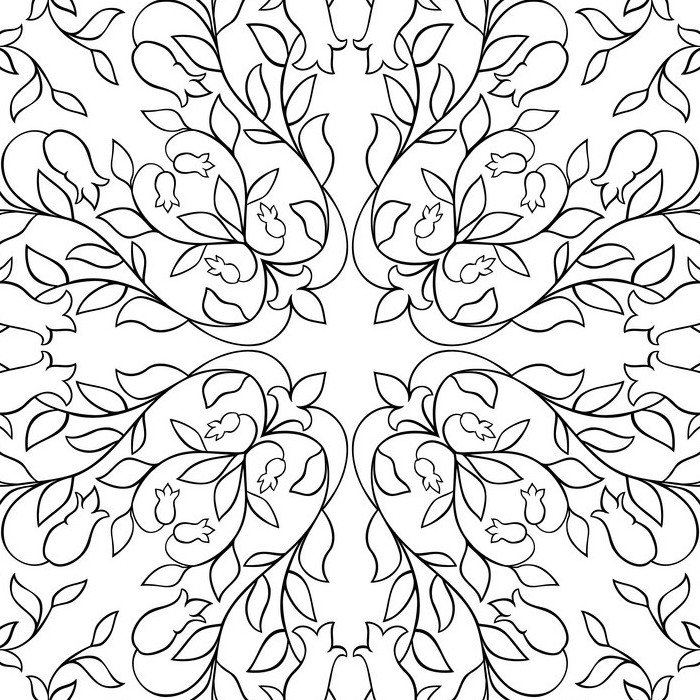
%> input picture filigree/pattern.jpg, 700 x 700 px
$ octave runme.m   (GNU Octave 9; MATLAB toolbox functions it lacks are replaced by stand-ins)
%> lines starting %> are read from the running program, lines starting %| are printed output that depends on the picture
format compact
close all; clear; clc;

%% Get input image & output folder
[filename, pathname] = uigetfile({'*.jpg;*.png', 'Image Files (*.jpg, *.png)'}, 'Select pattern image');
%> the answer given: pattern.jpg

if (filename == 0) % cancel pressed
    return;
end

image_filename = char(sprintf("%s%s",pathname,filename));

I = double(imread(image_filename))/255;
%> I: size 700x700x3 double; min 0, max 1, mean 0.871
grayImg = rgb2gray(I);
binaryImg = imbinarize(grayImg);
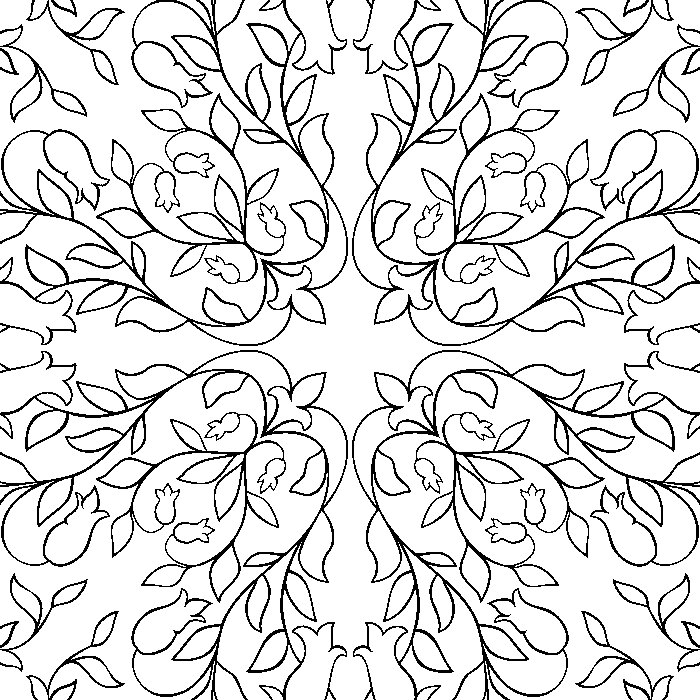
%> binaryImg: size 700x700 logical; 87% white; black in thin lines or dots

sigma = 1; % Adjust this value based on your needs
smoothedImage = imgaussfilt(grayImg, sigma);
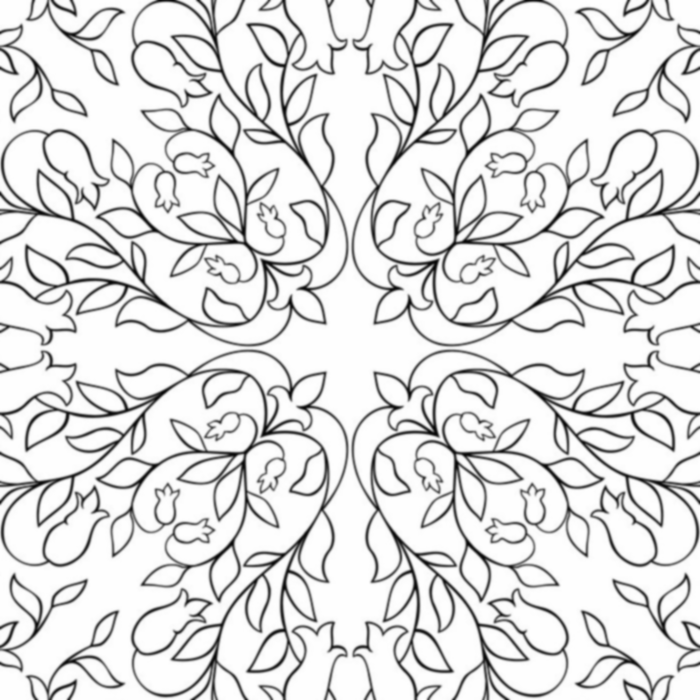
%> smoothedImage: size 700x700 double; min 0.0227, max 1, mean 0.871

% Get the size of the image
[M, N, ~] = size(I);
%> M = 700; N = 700

% Generate vertex coordinates
[X, Y] = meshgrid(1:N, 1:M);
Z = zeros(size(X)); % Flat surface; for 3D surface use actual z-values
vertices = [X(:) Y(:) Z(:)];

% Create the delaunay triangulation
%> (the run ends here)
